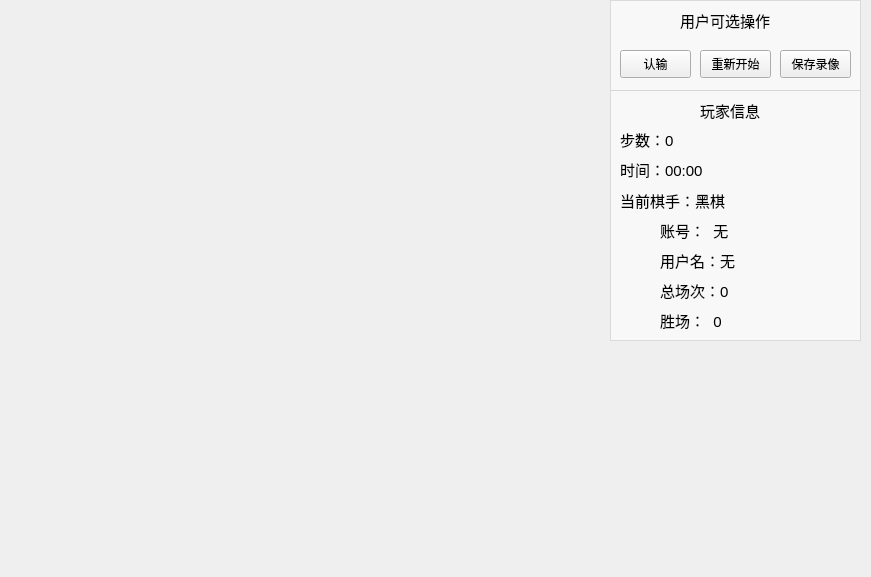
<?xml version="1.0" encoding="UTF-8"?>
<ui version="4.0">
 <class>OthelloWindow</class>
 <widget class="QMainWindow" name="OthelloWindow">
  <property name="geometry">
   <rect>
    <x>0</x>
    <y>0</y>
    <width>871</width>
    <height>577</height>
   </rect>
  </property>
  <property name="maximumSize">
   <size>
    <width>1300</width>
    <height>1000</height>
   </size>
  </property>
  <property name="windowTitle">
   <string>MainWindow</string>
  </property>
  <property name="styleSheet">
   <string notr="true"/>
  </property>
  <property name="animated">
   <bool>true</bool>
  </property>
  <widget class="QWidget" name="centralwidget">
   <widget class="QWidget" name="ChessCan" native="true">
    <property name="geometry">
     <rect>
      <x>630</x>
      <y>350</y>
      <width>220</width>
      <height>220</height>
     </rect>
    </property>
    <property name="styleSheet">
     <string notr="true">border-image: url(:/bg/image/blacks-removebg-preview.png);</string>
    </property>
   </widget>
   <widget class="QTextBrowser" name="textBrowser">
    <property name="geometry">
     <rect>
      <x>610</x>
      <y>90</y>
      <width>251</width>
      <height>251</height>
     </rect>
    </property>
    <property name="styleSheet">
     <string notr="true">background-color: rgba(255, 255, 255, 150);</string>
    </property>
    <property name="html">
     <string>&lt;!DOCTYPE HTML PUBLIC &quot;-//W3C//DTD HTML 4.0//EN&quot; &quot;http://www.w3.org/TR/REC-html40/strict.dtd&quot;&gt;
&lt;html&gt;&lt;head&gt;&lt;meta name=&quot;qrichtext&quot; content=&quot;1&quot; /&gt;&lt;style type=&quot;text/css&quot;&gt;
p, li { white-space: pre-wrap; }
&lt;/style&gt;&lt;/head&gt;&lt;body style=&quot; font-family:'SimSun'; font-size:9pt; font-weight:400; font-style:normal;&quot;&gt;
&lt;p align=&quot;center&quot; style=&quot;-qt-paragraph-type:empty; margin-top:0px; margin-bottom:0px; margin-left:0px; margin-right:0px; -qt-block-indent:0; text-indent:0px; font-size:10.8pt;&quot;&gt;&lt;br /&gt;&lt;/p&gt;&lt;/body&gt;&lt;/html&gt;</string>
    </property>
   </widget>
   <widget class="QLabel" name="label">
    <property name="geometry">
     <rect>
      <x>700</x>
      <y>100</y>
      <width>81</width>
      <height>20</height>
     </rect>
    </property>
    <property name="font">
     <font>
      <pointsize>11</pointsize>
     </font>
    </property>
    <property name="text">
     <string>玩家信息</string>
    </property>
   </widget>
   <widget class="QLabel" name="label_2">
    <property name="geometry">
     <rect>
      <x>620</x>
      <y>130</y>
      <width>111</width>
      <height>18</height>
     </rect>
    </property>
    <property name="font">
     <font>
      <pointsize>11</pointsize>
     </font>
    </property>
    <property name="text">
     <string>步数：0</string>
    </property>
   </widget>
   <widget class="QLabel" name="label_3">
    <property name="geometry">
     <rect>
      <x>620</x>
      <y>160</y>
      <width>161</width>
      <height>18</height>
     </rect>
    </property>
    <property name="font">
     <font>
      <pointsize>11</pointsize>
     </font>
    </property>
    <property name="text">
     <string>时间：00:00</string>
    </property>
   </widget>
   <widget class="QLabel" name="result_label">
    <property name="geometry">
     <rect>
      <x>40</x>
      <y>80</y>
      <width>521</width>
      <height>191</height>
     </rect>
    </property>
    <property name="font">
     <font>
      <pointsize>90</pointsize>
     </font>
    </property>
    <property name="text">
     <string/>
    </property>
   </widget>
   <widget class="QLabel" name="label_4">
    <property name="geometry">
     <rect>
      <x>620</x>
      <y>190</y>
      <width>251</width>
      <height>20</height>
     </rect>
    </property>
    <property name="font">
     <font>
      <pointsize>11</pointsize>
     </font>
    </property>
    <property name="text">
     <string>当前棋手：黑棋</string>
    </property>
   </widget>
   <widget class="QTextBrowser" name="textBrowser_2">
    <property name="geometry">
     <rect>
      <x>610</x>
      <y>0</y>
      <width>251</width>
      <height>91</height>
     </rect>
    </property>
    <property name="styleSheet">
     <string notr="true">background-color: rgba(255, 255, 255, 150);</string>
    </property>
    <property name="html">
     <string>&lt;!DOCTYPE HTML PUBLIC &quot;-//W3C//DTD HTML 4.0//EN&quot; &quot;http://www.w3.org/TR/REC-html40/strict.dtd&quot;&gt;
&lt;html&gt;&lt;head&gt;&lt;meta name=&quot;qrichtext&quot; content=&quot;1&quot; /&gt;&lt;style type=&quot;text/css&quot;&gt;
p, li { white-space: pre-wrap; }
&lt;/style&gt;&lt;/head&gt;&lt;body style=&quot; font-family:'SimSun'; font-size:9pt; font-weight:400; font-style:normal;&quot;&gt;
&lt;p align=&quot;center&quot; style=&quot;-qt-paragraph-type:empty; margin-top:0px; margin-bottom:0px; margin-left:0px; margin-right:0px; -qt-block-indent:0; text-indent:0px; font-size:10.8pt;&quot;&gt;&lt;br /&gt;&lt;/p&gt;&lt;/body&gt;&lt;/html&gt;</string>
    </property>
   </widget>
   <widget class="QPushButton" name="yeildBtn">
    <property name="geometry">
     <rect>
      <x>620</x>
      <y>50</y>
      <width>71</width>
      <height>28</height>
     </rect>
    </property>
    <property name="text">
     <string>认输</string>
    </property>
   </widget>
   <widget class="QPushButton" name="restartBtn">
    <property name="geometry">
     <rect>
      <x>700</x>
      <y>50</y>
      <width>71</width>
      <height>28</height>
     </rect>
    </property>
    <property name="text">
     <string>重新开始</string>
    </property>
   </widget>
   <widget class="QLabel" name="label_5">
    <property name="geometry">
     <rect>
      <x>680</x>
      <y>10</y>
      <width>111</width>
      <height>20</height>
     </rect>
    </property>
    <property name="font">
     <font>
      <pointsize>11</pointsize>
     </font>
    </property>
    <property name="text">
     <string>用户可选操作</string>
    </property>
   </widget>
   <widget class="QWidget" name="chessboardno" native="true">
    <property name="geometry">
     <rect>
      <x>0</x>
      <y>-10</y>
      <width>601</width>
      <height>601</height>
     </rect>
    </property>
    <property name="styleSheet">
     <string notr="true">border-image: url(:/bg/image/chessboard1.png);</string>
    </property>
   </widget>
   <widget class="QLabel" name="chessboard">
    <property name="geometry">
     <rect>
      <x>0</x>
      <y>-10</y>
      <width>601</width>
      <height>601</height>
     </rect>
    </property>
    <property name="font">
     <font>
      <pointsize>90</pointsize>
     </font>
    </property>
    <property name="text">
     <string/>
    </property>
   </widget>
   <widget class="QPushButton" name="recordBtn">
    <property name="geometry">
     <rect>
      <x>780</x>
      <y>50</y>
      <width>71</width>
      <height>28</height>
     </rect>
    </property>
    <property name="text">
     <string>保存录像</string>
    </property>
   </widget>
   <widget class="QLabel" name="label_6">
    <property name="geometry">
     <rect>
      <x>660</x>
      <y>220</y>
      <width>211</width>
      <height>20</height>
     </rect>
    </property>
    <property name="font">
     <font>
      <pointsize>11</pointsize>
     </font>
    </property>
    <property name="text">
     <string>账号：  无</string>
    </property>
   </widget>
   <widget class="QLabel" name="label_7">
    <property name="geometry">
     <rect>
      <x>660</x>
      <y>250</y>
      <width>211</width>
      <height>20</height>
     </rect>
    </property>
    <property name="font">
     <font>
      <pointsize>11</pointsize>
     </font>
    </property>
    <property name="text">
     <string>用户名：无</string>
    </property>
   </widget>
   <widget class="QLabel" name="label_9">
    <property name="geometry">
     <rect>
      <x>660</x>
      <y>280</y>
      <width>211</width>
      <height>20</height>
     </rect>
    </property>
    <property name="font">
     <font>
      <pointsize>11</pointsize>
     </font>
    </property>
    <property name="text">
     <string>总场次：0</string>
    </property>
   </widget>
   <widget class="QLabel" name="label_10">
    <property name="geometry">
     <rect>
      <x>660</x>
      <y>310</y>
      <width>211</width>
      <height>20</height>
     </rect>
    </property>
    <property name="font">
     <font>
      <pointsize>11</pointsize>
     </font>
    </property>
    <property name="text">
     <string>胜场：  0</string>
    </property>
   </widget>
  </widget>
 </widget>
 <resources>
  <include location="chess_qrc.qrc"/>
 </resources>
 <connections/>
</ui>
